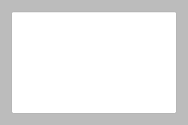
<?xml version="1.0" encoding="UTF-8"?>
<ui version="4.0">
 <class>Dialog</class>
 <widget class="QDialog" name="Dialog">
  <property name="geometry">
   <rect>
    <x>0</x>
    <y>0</y>
    <width>188</width>
    <height>125</height>
   </rect>
  </property>
  <property name="windowTitle">
   <string>Connection info</string>
  </property>
  <property name="styleSheet">
   <string notr="true">background-color: rgb(188, 188, 188);</string>
  </property>
  <layout class="QGridLayout" name="gridLayout">
   <item row="0" column="0">
    <widget class="QLineEdit" name="lineEdit">
     <property name="sizePolicy">
      <sizepolicy hsizetype="Expanding" vsizetype="Preferred">
       <horstretch>0</horstretch>
       <verstretch>0</verstretch>
      </sizepolicy>
     </property>
     <property name="styleSheet">
      <string notr="true">background-color: rgb(255, 255, 255);</string>
     </property>
    </widget>
   </item>
  </layout>
 </widget>
 <resources/>
 <connections/>
</ui>
